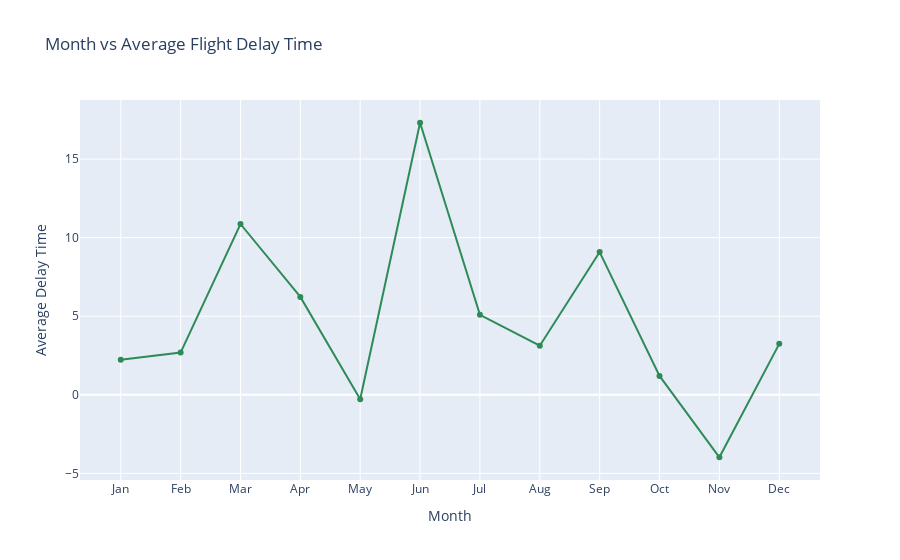

Notebook code cell kept with this figure:
### Markdown cell above
#### To do:

*   Create a line plot with x-axis being the month and y-axis being computed average delay time. Update plot title,\
    xaxis, and yaxis title.

*   Hint: Scatter and line plot vary by updating mode parameter.

### Code cell
# creating a go.Figure plot
fig = go.Figure(go.Scatter(x=line_data['Month'], y=line_data['ArrDelay'], marker=dict(color='seagreen')))
# updating title and labels
fig.update_layout(title='Month vs Average Flight Delay Time', xaxis_title='Month', yaxis_title='Average Delay Time')
fig.show()

### Figure 1 — Plotly figure (JSON) as saved in the notebook; plotly's stock layout.template omitted (floating-point values rounded to 4 significant figures)
{"data": [{"marker": {"color": "seagreen"}, "x": ["Jan", "Feb", "Mar", "Apr", "May", "Jun", "Jul", "Aug", "Sep", "Oct", "Nov", "Dec"], "y": [2.233, 2.688, 10.87, 6.229, -0.2791, 17.31, 5.089, 3.122, 9.081, 1.2, -3.975, 3.241], "type": "scatter"}], "layout": {"title": {"text": "Month vs Average Flight Delay Time"}, "xaxis": {"title": {"text": "Month"}, "type": "category", "range": [-0.6622, 11.66], "autorange": true}, "yaxis": {"title": {"text": "Average Delay Time"}, "type": "linear", "range": [-5.732, 19.07], "autorange": true}, "autosize": true}}
